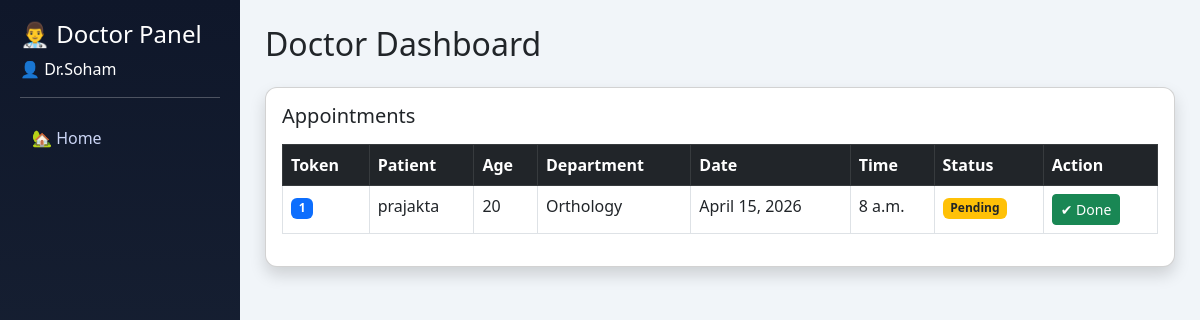
Screenshot of /doctor-dashboard/ (signed in) with the database file from the repository.
### hospital/models.py (models this page shows, shortened)
class Appointment(models.Model):
    STATUS_CHOICES = [
        ('Pending', 'Pending'),
        ('Completed', 'Completed'),
        ('Cancelled', 'Cancelled'),
    ]
    patient = models.ForeignKey(Patient, on_delete=models.CASCADE)
    doctor = models.ForeignKey(Doctor, on_delete=models.CASCADE)
    date = models.DateField()
    time = models.TimeField()
    department = models.CharField(max_length=100)
    token_number = models.PositiveIntegerField()
    status = models.CharField(
        max_length=20,
        choices=STATUS_CHOICES,
        default='Pending'
    )
    created_at = models.DateTimeField(auto_now_add=True)
    updated_at = models.DateTimeField(auto_now=True)
    class Meta:
        ordering = ['-date', '-time']
        unique_together = ['doctor', 'date', 'time']
        indexes = [
            models.Index(fields=['date']),
            models.Index(fields=['doctor']),
        ]

class Patient(models.Model):
    user = models.OneToOneField(User, on_delete=models.CASCADE)
    age = models.PositiveIntegerField(
        validators=[MinValueValidator(1)]
    )

### hospital/views.py (the view)
# urls.py: path('doctor-dashboard/', views.doctor_dashboard, name='doctor_dashboard'),
@login_required(login_url='login')
def doctor_dashboard(request):
    if not hasattr(request.user, 'doctor'):
        return redirect('login')
    appointments = Appointment.objects.filter(
        doctor=request.user.doctor
    ).order_by('-date')
    return render(request, 'doctor_dashboard.html', {
        'appointments': appointments
    })

### hospital/templates/doctor_dashboard.html (shortened to what this page needs)
<!DOCTYPE html>
<html>
<head>
    <link href="https://cdn.jsdelivr.net/npm/bootstrap@5.3.0/dist/css/bootstrap.min.css" rel="stylesheet">
</head>
<body>
<div class="sidebar">
    <h4>👨‍⚕️ Doctor Panel</h4>
    <p>👤 {{ user.username }}</p>
    <hr>
    <a href="{% url 'index' %}">🏡 Home</a>
</div>
<div class="content">
    <h2 class="mb-4"> Doctor Dashboard</h2>
    <div class="card shadow p-3">
        <h5 class="mb-3">Appointments</h5>
        <table class="table table-bordered table-hover">
            <thead class="table-dark">
                <tr>
                    <th>Token</th>
                    <th>Patient</th>
                    <th>Age</th>
                    <th>Department</th>
                    <th>Date</th>
                    <th>Time</th>
                    <th>Status</th>
                    <th>Action</th>
                </tr>
            </thead>
            <tbody>
                {% for a in appointments %}
                <tr>
                    <td>
                        <span class="badge bg-primary">
                            {{ a.token_number }}
                        </span>
                    </td>
                    <td>{{ a.patient.user.username }}</td>
                    <td>{{ a.patient.age }}</td>
                    <td>{{ a.department }}</td>
                    <td>{{ a.date }}</td>
                    <td>{{ a.time }}</td>
                    <td>
                        {% if a.status == "Pending" %}
                            <span class="badge bg-warning text-dark">Pending</span>
                        {% elif a.status == "Completed" %}
                            <span class="badge bg-success">Completed</span>
                        {% else %}
                            <span class="badge bg-danger">Cancelled</span>
                        {% endif %}
                    </td>
                    <td>
                        {% if a.status == "Pending" %}
                        <form method="POST" action="{% url 'complete_appointment' a.id %}">
                            <button class="btn btn-success btn-sm">
                                ✔ Done
                            </button>
                        </form>
                        {% else %}
                        <button class="btn btn-secondary btn-sm" disabled>
                            Done
                        </button>
                        {% endif %}
                    </td>
                </tr>
                {% empty %}
                <tr>
                    <td colspan="8" class="text-center text-muted">
                        No Appointments Found 😴
                    </td>
                </tr>
                {% endfor %}
            </tbody>
        </table>
    </div>
</div>
</body>
</html>

### hospital/templates/doctor_dashboard.html (style rules this page uses)
body { display: flex; margin: 0; font-family: 'Segoe UI', sans-serif; background: #f1f5f9; }
.sidebar { width: 240px; height: 100vh; background: linear-gradient(180deg, #0f172a, #1e293b); color: white; padding: 20px; position: fixed; }
.sidebar a { display: block; padding: 12px; margin-bottom: 10px; color: #cbd5f5; text-decoration: none; border-radius: 8px; }
.content { margin-left: 240px; padding: 25px; width: 100%; }
.card { border-radius: 12px; }
.table { background: white; }

### rows the page displays
Appointment: token_number "1", patient.user.username "prajakta", patient.age "20", department "Orthology", date "April 15, 2026", time "8 a.m.", status "Pending"

### other values shown
{{ user.username }} "Dr.Soham"
